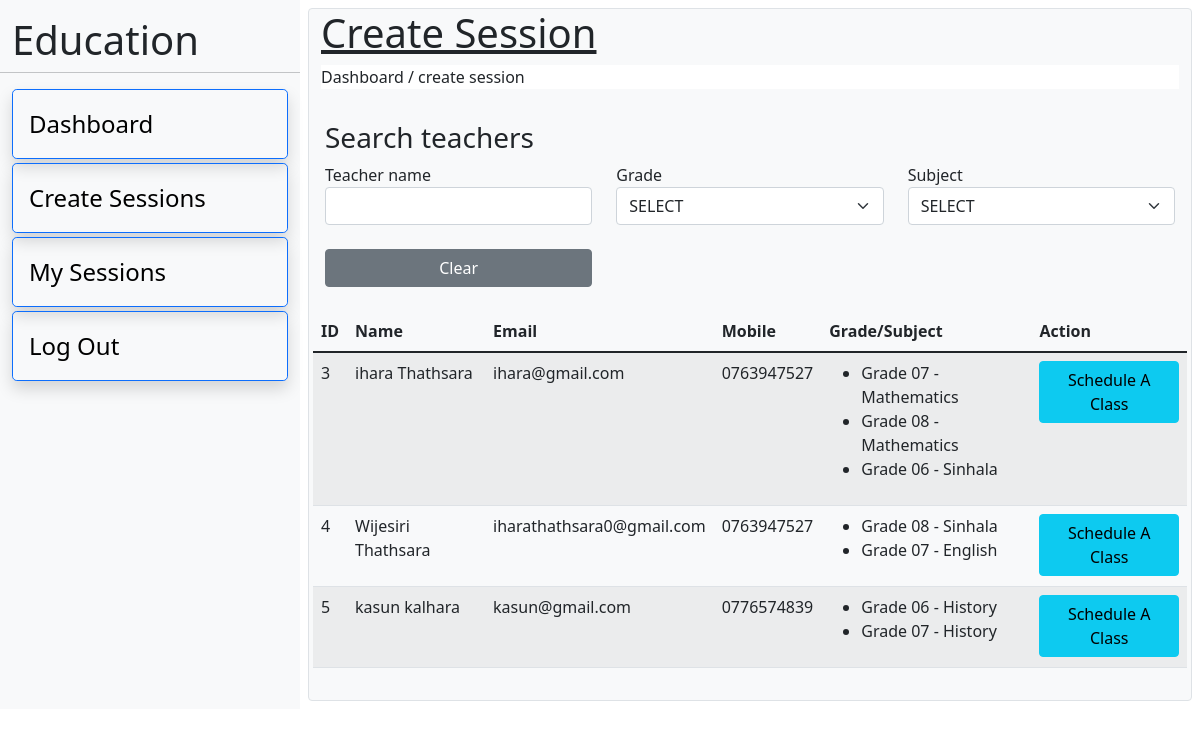
Screenshot of /student/search-teacher.php (signed in) with the database file from the repository.
### tables this page shows
CREATE TABLE IF NOT EXISTS `teacher` (
  `id` int NOT NULL AUTO_INCREMENT,
  `fname` varchar(50) NOT NULL,
  `lname` varchar(50) NOT NULL,
  `email` varchar(50) NOT NULL,
  `mobile` varchar(10) NOT NULL,
  `password` text NOT NULL,
  `qulification` text,
  `status` int DEFAULT '0',
  `profile` text,
  PRIMARY KEY (`id`)
);

CREATE TABLE IF NOT EXISTS `teacher_has_grade_has_subject` (
  `id` int NOT NULL AUTO_INCREMENT,
  `grade_id` int DEFAULT NULL,
  `subject_id` int DEFAULT NULL,
  `teacher_id` int DEFAULT NULL,
  PRIMARY KEY (`id`),
  KEY `FK_grade_has_subject_grade` (`grade_id`),
  KEY `FK_grade_has_subject_subject` (`subject_id`),
  KEY `FK_teacher_has_grade_has_subject_teacher` (`teacher_id`),
  CONSTRAINT `FK_grade_has_subject_grade` FOREIGN KEY (`grade_id`) REFERENCES `grade` (`id`) ON DELETE CASCADE,
  CONSTRAINT `FK_grade_has_subject_subject` FOREIGN KEY (`subject_id`) REFERENCES `subject` (`id`) ON DELETE CASCADE,
  CONSTRAINT `FK_teacher_has_grade_has_subject_teacher` FOREIGN KEY (`teacher_id`) REFERENCES `teacher` (`id`) ON DELETE CASCADE
);

CREATE TABLE IF NOT EXISTS `grade` (
  `id` int NOT NULL AUTO_INCREMENT,
  `name` varchar(50) DEFAULT NULL,
  PRIMARY KEY (`id`)
);

CREATE TABLE IF NOT EXISTS `subject` (
  `id` int NOT NULL AUTO_INCREMENT,
  `name` varchar(50) DEFAULT NULL,
  PRIMARY KEY (`id`)
);

### connection.php (called while the page is built, shortened)
<?php
class Database {
    public static $connection;
    public static function setUpConnection() {
        if (!isset(Database::$connection)) {
            Database::$connection = new mysqli("localhost", "root", "IharaThathsara31@#", "edu", "3306");
        }
    }
    public static function search($query, $params = [], $types = "") {
        if (empty($params)) {
            $result = Database::$connection->query($query);
        } else {
            $stmt = Database::$connection->prepare($query);
            $stmt->bind_param($types, ...$params);
            $stmt->execute();
            $result = $stmt->get_result();
        }
        return $result;
    }
}
?>

### student/search-teacher.php (the view, shortened to what this page needs)
<?php
if (isset($_SESSION["student"])) {
    require "../connection.php";
?>
    <!DOCTYPE html>
    <html lang="en">
    <head>
        <link rel="stylesheet" href="../css/bootstrap.css" />
    </head>
    <body>
        <div class="container-fluid">
            <div class="row">
                <div class="col-12 col-md-3 bg-light">
                    <div class="row">
                        <h1 class="mt-3">Education</h1>
                        <hr>
                        <ul>
                        <li class="border border-1 border-primary shadow rounded-3 p-3 mb-1 fs-4" style="cursor: pointer;" onclick="window.location = 'dashboard.php';"><a class="text-decoration-none text-black" href="dashboard.php">Dashboard</a></li>
                        <li class="border border-1 border-primary shadow rounded-3 p-3 mb-1 fs-4" style="cursor: pointer;" onclick="window.location = 'search-teacher.php';"><a class="text-decoration-none text-black" href="search-teacher.php">Create Sessions</a></li>
                        <li class="border border-1 border-primary shadow rounded-3 p-3 mb-1 fs-4" style="cursor: pointer;" onclick="window.location = 'my-sessions.php';"><a class="text-decoration-none text-black" href="my-sessions.php">My Sessions</a></li>
                        <li class="border border-1 border-primary shadow rounded-3 p-3 mb-1 fs-4" style="cursor: pointer;" onclick="logOut();"><a class="text-decoration-none text-black" href="#">Log Out</a></li>
                    </ul>
                    </div>
                </div>
                <div class="col-12 col-md-9">
                    <div class="row p-2">
                        <div class="col-12 border border-1 rounded bg-light">
                            <div class="row">
                                <h1 class="text-decoration-underline">Create Session</h1>
                                <div>
                                    <p class="bg-body">Dashboard / <span>create session</span></p>
                                </div>
                                <div class="col-12 p-3">
                                    <div class="row">
                                        <h3>Search teachers</h3>
                                        <div class="col-md-4">
                                            <label for="">Teacher name</label>
                                            <input class="form-control" id="sname" type="text" onkeyup="searchTeacher();" />
                                        </div>
                                        <div class="col-md-4">
                                            <label for="">Grade</label>
                                            <select class="form-select" id="sgrade" onchange="searchTeacher();">
                                                <option value="0">SELECT</option>
                                            </select>
                                        </div>
                                        <div class="col-md-4">
                                            <label for="">Subject</label>
                                            <select class="form-select" id="ssubject" onchange="searchTeacher();">
                                                <option value="0">SELECT</option>
                                            </select>
                                        </div>
                                        <div class="col-md-4">
                                            <button class="btn btn-secondary w-100 mt-4" onclick="window.location.reload();">Clear</button>
                                        </div>
                                        <table class="table table-striped table-hover mt-4">
                                            <thead>
                                                <tr>
                                                    <th>ID</th>
                                                    <th>Name</th>
                                                    <th>Email</th>
                                                    <th>Mobile</th>
                                                    <th>Grade/Subject</th>
                                                    <th>Action</th>
                                                </tr>
                                            </thead>
                                            <tbody id="sTeacherBody">
                                                <?php
                                                $teacher_rs = Database::search("SELECT * FROM `teacher` WHERE `status`='1'");
                                                $teacher_num = $teacher_rs->num_rows;
                                                for ($i = 0; $i < $teacher_num; $i++) {
                                                    $teacher_data = $teacher_rs->fetch_assoc();
                                                ?>
                                                    <tr>
                                                        <td><?php echo $teacher_data['id']; ?></td>
                                                        <td><?php echo $teacher_data['fname'] . " " . $teacher_data['lname']; ?></td>
                                                        <td><?php echo $teacher_data['email']; ?></td>
                                                        <td><?php echo $teacher_data['mobile']; ?></td>
                                                        <td>
                                                            <ul>
                                                                <?php
                                                                $tgs_rs = Database::search("SELECT `teacher_has_grade_has_subject`.`id` AS `id`,`grade`.`name` AS `grade`,`subject`.`name` AS `subject` FROM `teacher_has_grade_has_subject` INNER JOIN `grade` ON `teacher_has_grade_has_subject`.`grade_id`=`grade`.`id` INNER JOIN `subject` ON `teacher_has_grade_has_subject`.`subject_id`=`subject`.`id` WHERE `teacher_id`=?", [$teacher_data['id']], "s");
                                                                $tgs_num = $tgs_rs->num_rows;
                                                                for ($j = 0; $j < $tgs_num; $j++) {
                                                                    $tgs_data = $tgs_rs->fetch_assoc();
                                                                ?>
                                                                    <li><?php echo $tgs_data['grade'] . " - " . $tgs_data['subject'] ?></li>
                                                                <?php
                                                                }
                                                                ?>
                                                            </ul>
                                                        </td>
                                                        <td>
                                                            <button class="btn btn-info" data-bs-toggle="modal" data-bs-target="#createSessionModel<?php echo $teacher_data['id']; ?>">Schedule A Class</button>
                                                        </td>
                                                    </tr>
                                                <?php
                                                }
                                                ?>
                                            </tbody>
                                        </table>
                                    </div>
                                </div>
                            </div>
                        </div>
                    </div>
                </div>
            </div>
        </div>
    </body>
    </html>
<?php
} else {
    header("Location: login.php");
}
?>

### rows the page displays
teacher: id "3", fname "ihara", lname "Thathsara", email "ihara@gmail.com", mobile "0763947527"
teacher_has_grade_has_subject: grade.name "Grade 07", subject.name "Mathematics"
teacher_has_grade_has_subject: grade.name "Grade 08", subject.name "Mathematics"
teacher_has_grade_has_subject: grade.name "Grade 06", subject.name "Sinhala"
teacher: id "4", fname "Wijesiri", lname "Thathsara", email "iharathathsara0@gmail.com", mobile "0763947527"
teacher_has_grade_has_subject: grade.name "Grade 08", subject.name "Sinhala"
teacher_has_grade_has_subject: grade.name "Grade 07", subject.name "English"
teacher: id "5", fname "kasun", lname "kalhara", email "kasun@gmail.com", mobile "0776574839"
teacher_has_grade_has_subject: grade.name "Grade 06", subject.name "History"
teacher_has_grade_has_subject: grade.name "Grade 07", subject.name "History"
